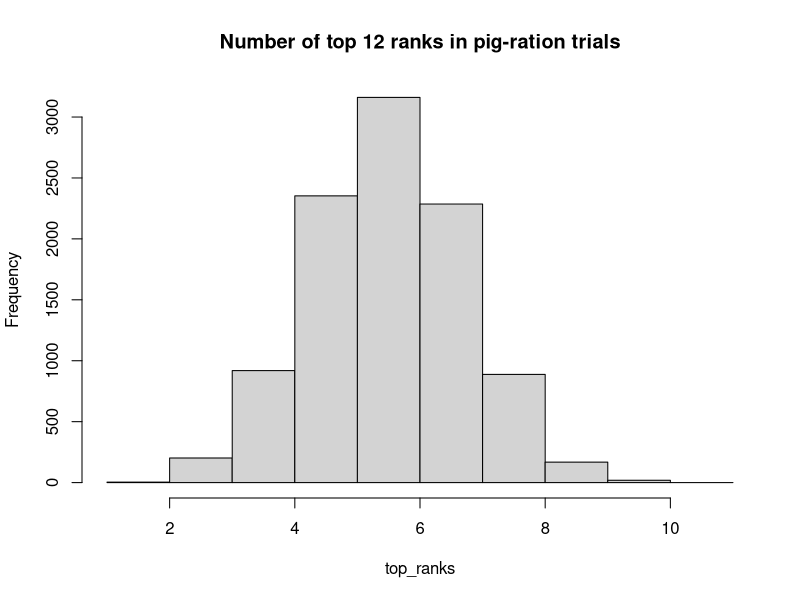

This figure's R source:
## ---- chunk 1
# Constitute the set of the weight gain rank orders. ranks is now a vector
# consisting of the numbers 1 — 24, in that order.
ranks <- 1:24

n <- 10000

top_ranks <- numeric(n)

for (i in 1:n) {
    # Shuffle the ranks of the weight gains.
    shuffled <- sample(ranks)
    # Take the first 12 ranks.
    first_12 <- shuffled[1:12]
    # Determine how many of these randomly selected 12 ranks are less than
    # 12 (i.e. 1-12), put that result in n_top.
    n_top <- sum(first_12 <= 12)
    # Keep track of each trial result in top_ranks
    top_ranks[i] <- n_top
}

hist(top_ranks, breaks=1:11,
     main='Number of top 12 ranks in pig-ration trials')
## ---- chunk 2
# Determine how many of the trials yielded 9 or more top ranks.
n_gte_9 <- sum(top_ranks >= 9)
# Determine how many trials yielded 3 or fewer of the top ranks.
# If there were 3 or fewer, then 9 or more of the top ranks must
# have been in the other group (not selected).
n_lte_3 <- sum(top_ranks <= 3)
# Add the two together.
n_both <- n_gte_9 + n_lte_3
# Convert to a proportion.
prop_both <- n_both / n

message('Trial proportion >=9 top ranks in either group: ',
        round(prop_both, 2))
